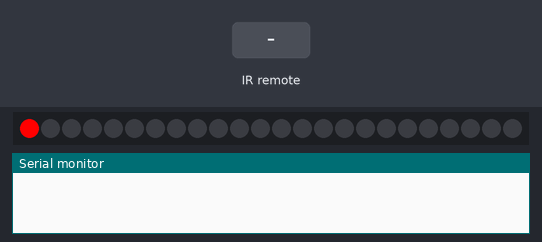
This sketch was run on a simulated Arduino Uno, built with avr-gcc and run on an emulated ATmega328P. Shown: 24 RGB LEDs in strip order, left to right, the last lines printed to the serial monitor. The inputs (shaded band) are chosen by the test bench. EEPROM starts erased.

Above: at 0.41 s.
1.9 s: infrared code 0xE received
3.9 s: infrared code 0x1B received
At 4.37 s:
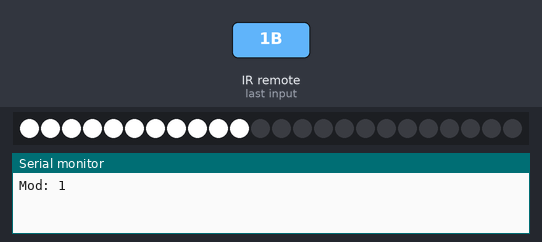
At 5.4 s:
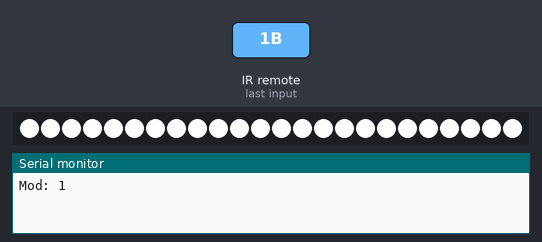
6.1 s: infrared code 0x16 received
At 7.5 s:
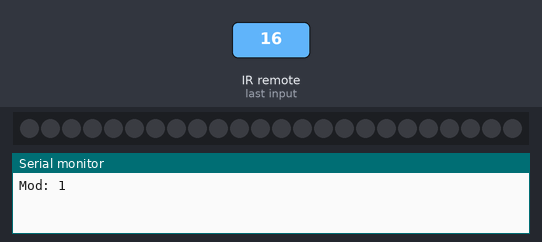
8.1 s: infrared code 0x13 received
At 8.5 s:
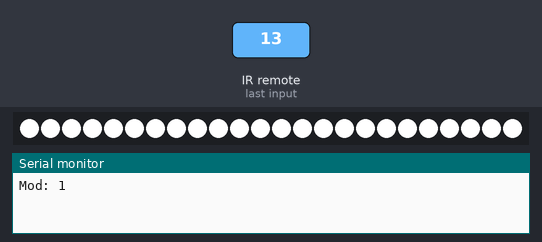
9.6 s: infrared code 0xE received
11.6 s: infrared code 0xE received
Timing chart, 0 to 14.6 s (numbered marks = the images above; inputs shaded):
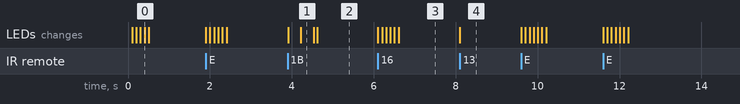

The sketch:

Prijimac.ino
```cpp
#define IR_PIN_PRIJIMACE 2
#define NEOPIXEL_PIN 3
#define POCET_LED 24

#include <Arduino.h>
#include <IRremote.hpp>
#include <Adafruit_NeoPixel.h>
#include <EEPROM.h>

Adafruit_NeoPixel pasek(POCET_LED, NEOPIXEL_PIN, NEO_GRB + NEO_KHZ800);  //definice nového LED pásku

//definice pro dekódování ovladačů od různých výrobců
#define DECODE_DENON
#define DECODE_JVC
#define DECODE_KASEIKYO
#define DECODE_PANASONIC
#define DECODE_LG
#define DECODE_NEC
#define DECODE_SAMSUNG
#define DECODE_SONY
#define DECODE_RC5
#define DECODE_RC6

#define DECODE_BOSEWAVE
#define DECODE_LEGO_PF
#define DECODE_MAGIQUEST
#define DECODE_WHYNTER

boolean zapnuto = false;
byte mod = 0; //0 - R, 1 - G, 2 - B
byte barvy[3] = {255,255,255};

const byte krok = 17; //255/17 = 15

void problikni(){
  byte indikator[3] = {0,0,0};
  indikator[mod] = 255;
  for(byte opakovani = 0; opakovani < 3; opakovani++){
    pasek.setPixelColor(0, indikator[0], indikator[1], indikator[2]);
    pasek.show();
    delay(100);
    pasek.setPixelColor(0, 0, 0, 0);
    pasek.show();
    delay(100);
  }
}

void setup(){
  Serial.begin(115200);
  IrReceiver.begin(IR_PIN_PRIJIMACE);
  pasek.begin();
  //nastavit hodnoty barev na 255 - bílá
  for(byte a = 0; a < 3; a++){
    barvy[a] = 255;
  }
  pasek.clear();
  mod = 0;
  zapnuto = false;
  problikni();
}

void loop(){
  if(IrReceiver.decode()){
    IrReceiver.resume();
    if(IrReceiver.decodedIRData.flags == 0){
      switch(IrReceiver.decodedIRData.command){
        case 22: //reset
          setup();
          break;
        case 19:
          zapnuto = !zapnuto;
          if(!zapnuto){
            pasek.clear();
          }
          else{
            for(byte ledka = 0; ledka < POCET_LED; ledka++){
              pasek.setPixelColor(ledka, barvy[0], barvy[1], barvy[2]);
            }
          }
          pasek.show();
          break;
        case 27:  //uložení do EEPROM
          for(byte index = 0; index < 3; index++){
            EEPROM.write(index, barvy[index]);
          }
          pasek.clear();
          //efekt
          for(byte ledka = 0; ledka < POCET_LED; ledka++){
            pasek.setPixelColor(ledka, barvy[0], barvy[1], barvy[2]);
            pasek.show();
            delay(30);
          }
          zapnuto = true;
          break;
        case 65:  //načtení z EEPROM
          for(byte index = 0; index < 3; index++){
            barvy[index] = EEPROM.read(index);
          }
          pasek.clear();
          //efekt
          for(int ledka = POCET_LED - 1; ledka >= 0; ledka--){
            pasek.setPixelColor(ledka, barvy[0], barvy[1], barvy[2]);
            pasek.show();
            delay(30);
          }
          zapnuto = true;
          break;
        case 14: //mode
          switch(mod){
            case 2:
              mod = 0;
              break;
            default:
              mod++;
              break;
          }
          Serial.print("Mod: ");
          Serial.println(mod);
          problikni();
          if(zapnuto){
            pasek.setPixelColor(0, barvy[0], barvy[1], barvy[2]);
            pasek.show();
          }
      }
    }
    switch(IrReceiver.decodedIRData.command){
      case 17:
        if(barvy[mod] <= 255 - krok){
          barvy[mod] += krok;
        }
        for(byte ledka = 0; ledka < POCET_LED; ledka++){
          pasek.setPixelColor(ledka, barvy[0], barvy[1], barvy[2]);
        }
        break;
      case 21:
        if(barvy[mod] >= 0 + krok){
          barvy[mod] -= krok;
        }
        for(byte ledka = 0; ledka < POCET_LED; ledka++){
          pasek.setPixelColor(ledka, barvy[0], barvy[1], barvy[2]);
        }
        break;
    }
  pasek.show();
  }
}
```

Measured:
- after the input at 3.9 s, the LEDs: first change at once (image 1 shows a later state)
- after the input at 6.1 s, the LEDs: first change at once (image 3 shows a later state)
- after the input at 8.1 s, the LEDs: change at once (image 4)
